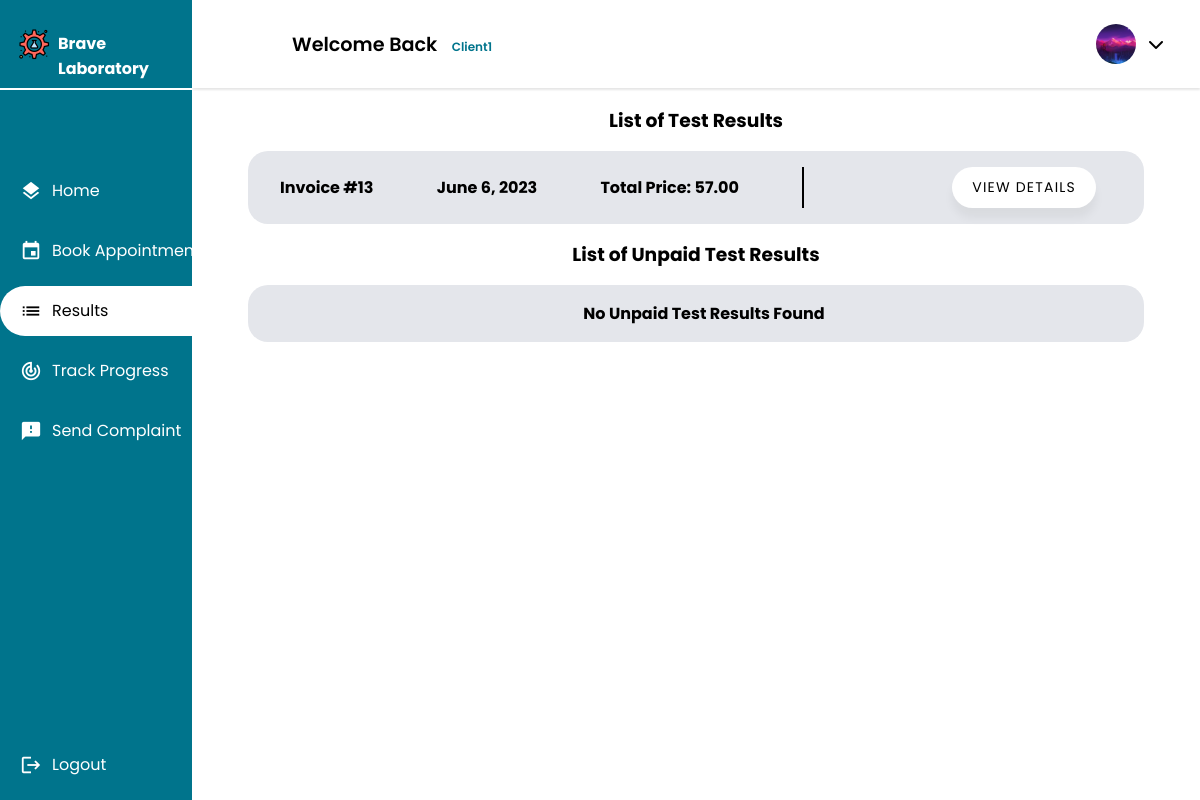
The page /client/results/ (signed in) on the database as committed earlier.
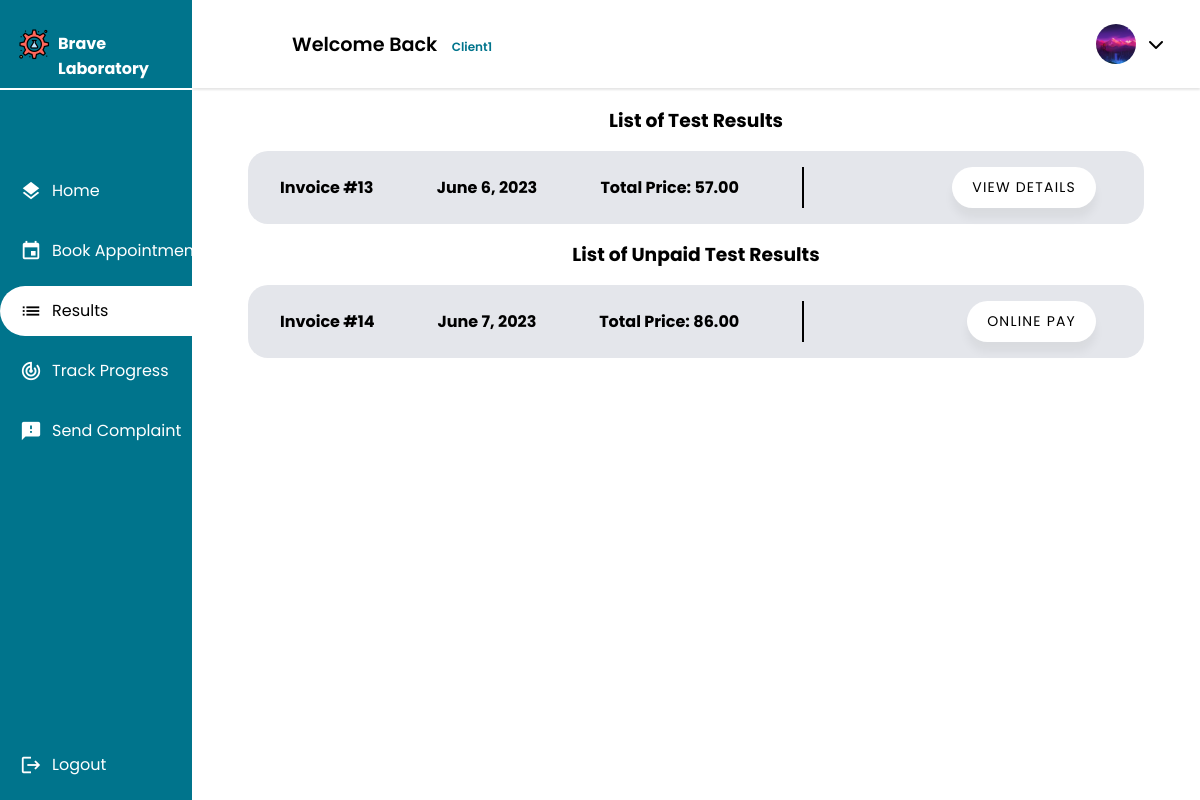
The same page on the database as committed later.
### main_home/models.py (models this page shows, shortened)
class Invoice(models.Model):
    PRE_PAY = 'PP'
    ON_RECEIVE = 'OR'
    PAYMENT_CHOICES = [
        (PRE_PAY, 'Pre-Pay'),
        (ON_RECEIVE, 'On-Receive'),
    ]
    report = models.OneToOneField(Report, on_delete=models.CASCADE)
    creation_time = models.DateField(auto_now_add=True)
    total_price = models.DecimalField(max_digits=10, decimal_places=2)
    payment_status = models.BooleanField(default=False)
    client = models.ForeignKey(Client, on_delete=models.CASCADE)
    laboratory = models.ForeignKey(Laboratory, on_delete=models.CASCADE)
    class Meta:
        db_table = 'invoice'

### client/views.py (the view)
# urls.py: path("results/",views.result_list,name="test_result_list"),
@login_required
@permission_required('client.view_client', raise_exception=True)
def result_list(request):
    invoices = Invoice.objects.filter(client=request.user.client, payment_status=True).all()
    unpaid_invoices = Invoice.objects.filter(client=request.user.client, payment_status=False).all()
    context = {
        'invoices': invoices,
        'unpaid_invoices': unpaid_invoices
    }
    return render(request,'client/result/result_list.html', context)

### client/templates/client/result/result_list.html (shortened to what this page needs)
{% extends 'client/client.html' %}
{% load static %}
{% block main %}
<div class="Container">
        <h3>List of Test Results</h3>
        {% if invoices %}
        <ul>
          {% for invoice in invoices %}
          <li class="app1">
            <span><strong>Invoice #{{ invoice.id }}</strong></span>
            <span><strong>{{ invoice.creation_time }}</strong></span>
            <span><strong>Total Price: {{ invoice.total_price }}</strong></span>
            <div class="buttons">
                <button class="list-button"><a class="list-links" href="{% url 'client_result_detail' invoice.id  %}">View Details</a></button>
            </div>
          </li>
          {% endfor %}
        </ul>
        {% endif %}
        <h3>List of Unpaid Test Results</h3>
        {% if unpaid_invoices %}
        <ul>
            {% for invoice in unpaid_invoices %}
            <li class="app1">
                <span><strong>Invoice #{{ invoice.id }}</strong></span>
                <span><strong>{{ invoice.creation_time }}</strong></span>
                <span><strong>Total Price: {{ invoice.total_price }}</strong></span>
                <div class="buttons">
                    <button class="list-button"><a class="list-links" href="{% url 'online_pay' invoice.id  %}">Online Pay</a></button>
                </div>
            </li>
            {% endfor %}
        </ul>
        {% else %}
        <div>
            <ul class="lists">
                <li class="app1 empty">
                    <span><strong>No Unpaid Test Results Found</strong></span>
                </li>
            </ul>
        </div>
        {% endif %}
</div>
{% endblock main %}

Rows that differ between the two databases and show on the page:
added Invoice: id "14", creation_time "June 7, 2023", total_price "86.00", shown under "List of Unpaid Test Results"
Other text that changed with them:
text no longer shown: "No Unpaid Test Results Found"
